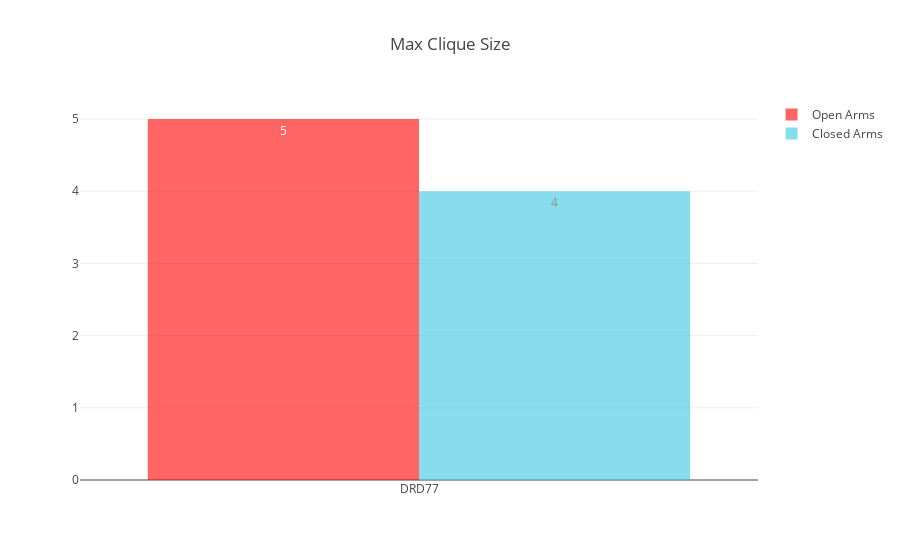

The notebook cell saved with this chart:
### Code cell
open_arms_graphs = get_behavior_graphs(feature_extractors, "OpenArms_centerpoint")

open_measures = list()
for open_arms_graph in open_arms_graphs:
    open_measures.append(open_arms_graph.max_clique_size)    
    
closed_arms_graphs = get_behavior_graphs(feature_extractors, "ClosedArms_centerpoint")

closed_measures = list()
for closed_arms_graph in closed_arms_graphs:
    closed_measures.append(closed_arms_graph.max_clique_size)
    
plot_network_measures(open_measures, closed_measures, *x_axis, title="Max Clique Size")

### Figure 1 — Plotly figure (JSON) as saved in the notebook; plotly's stock layout.template omitted (floating-point values rounded to 4 significant figures)
{"data": [{"marker": {"color": "rgb(255, 0, 0)"}, "name": "Open Arms", "opacity": 0.6, "text": [5], "textposition": "auto", "type": "bar", "uid": "34c7c1", "x": ["DRD77"], "y": [5]}, {"marker": {"color": "rgb(58,200,225)"}, "name": "Closed Arms", "opacity": 0.6, "text": [4], "textposition": "auto", "type": "bar", "uid": "585689", "x": ["DRD77"], "y": [4]}], "layout": {"autosize": true, "title": "Max Clique Size", "xaxis": {"autorange": true, "range": [-0.5, 0.5], "type": "category"}, "yaxis": {"autorange": true, "range": [0, 5.263], "type": "linear"}}}
